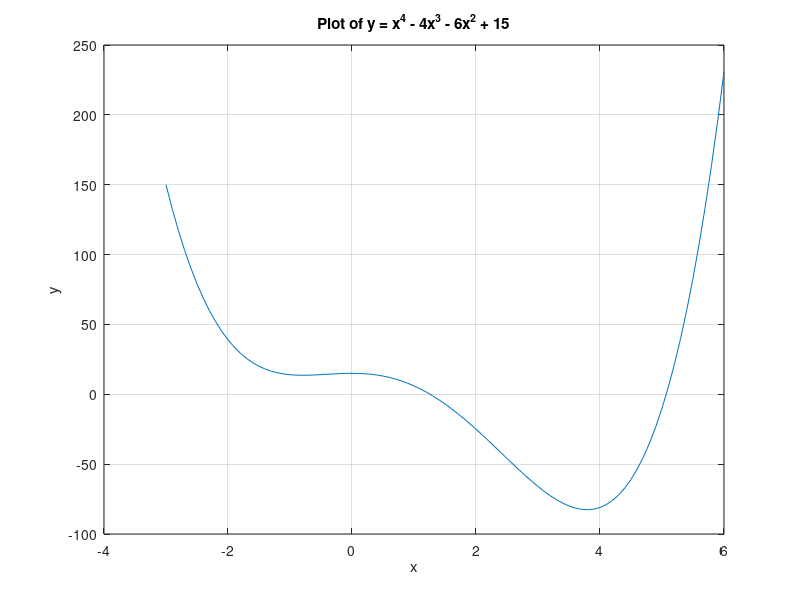

This chart was generated by the following MATLAB code:
% EOC Problem 5.5 - Jeffrey Laederach
% Example Input: "plot_equation()"

function plot_equation()
    % Define the range of x values
    x_values = -3:0.1:6;

    % Calculate y values using the equation
    y_values = equation_function(x_values);

    % Plot the graph
    plot(x_values, y_values);
    xlabel('x');
    ylabel('y');
    title('Plot of y = x^4 - 4x^3 - 6x^2 + 15');
    grid on;
end

function y = equation_function(x)
    % Calculate y values for given x values using the equation
    y = x.^4 - 4*x.^3 - 6*x.^2 + 15;
end